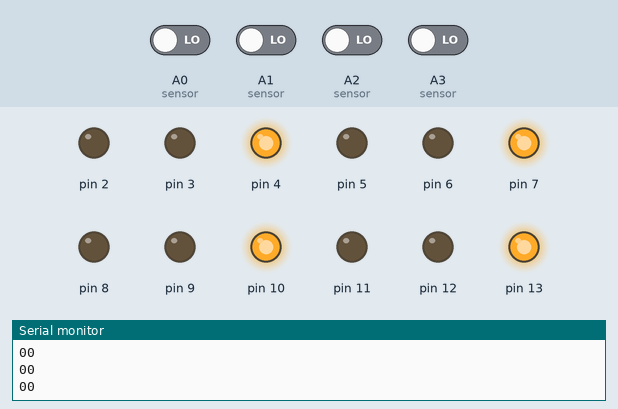
The sketch below on a simulated Arduino Uno, built with avr-gcc and run on an emulated ATmega328P. Shown: output pins drawn as LEDs (lit = HIGH), the last lines printed to the serial monitor. The inputs (shaded band) are chosen by the test bench; at power-on: A0 (sensor), A1 (sensor), A2 (sensor), A3 (sensor) LOW.

Above: at 1.2 s.
1.3 s: A0 (sensor) driven HIGH
At 2.1 s:
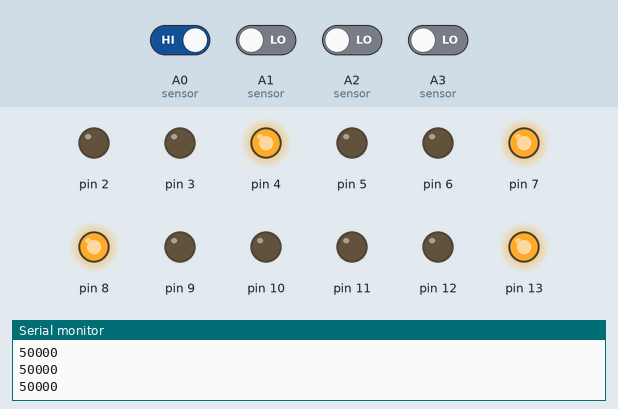
2.8 s: A2 (sensor) driven HIGH
At 3.2 s:
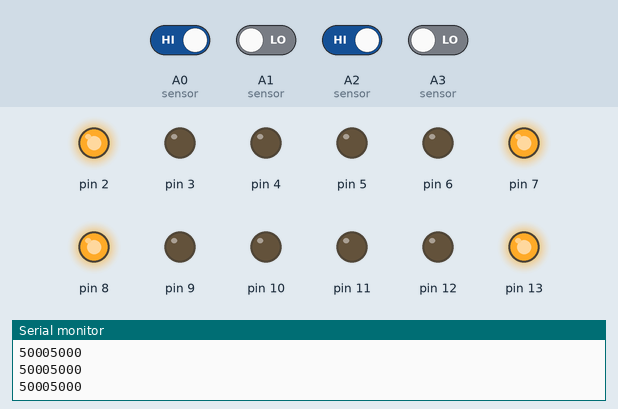
10.3 s: A0 (sensor) driven LOW
At 13.0 s:
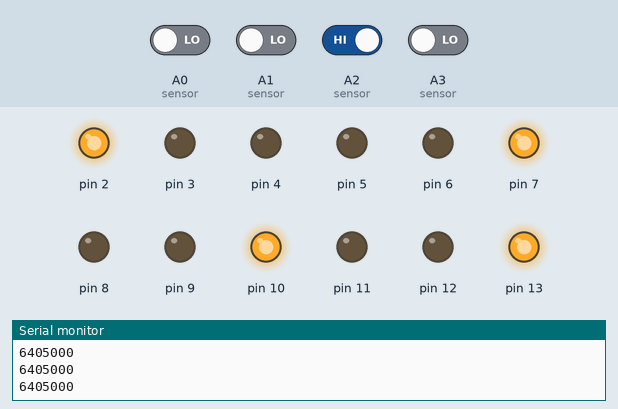
Timing chart, 0 to 18.7 s (numbered marks = the images above; inputs shaded):
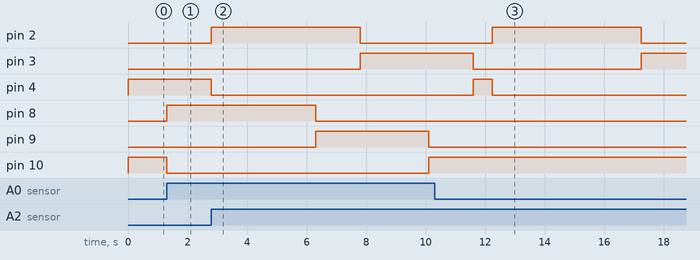

Measured:
- after the input at 1.3 s, pin 8: LOW → HIGH at once; pin 10: HIGH → LOW at once
- after the input at 2.8 s, pin 2: LOW → HIGH at once, → LOW 5.0 s later; pin 3: LOW → HIGH after 5.0 s; pin 4: HIGH → LOW at once
- after the input at 10.3 s, pin 8: stays LOW (without the input it goes to HIGH after 0.45 s); pin 9: stays LOW (without the input it goes to HIGH after 5.5 s); pin 10: stays HIGH (without the input it goes to LOW after 0.45 s)

The sketch:

dutch-traffic-light.ino
```cpp
// Made by cyborgsheep9574

// NR = 10,NY = 9,NG = 8;
// WR = 13,WY = 12,WG = 11;
// SR = 4,SY = 3,SG = 2;
// ER = 7,EY = 6,EG = 5;
// Variables will change:
int color1 = 3, color2 = 3, color3 = 3, color4 = 3;  // used to choose signal state

// Generally, you should use "unsigned long" for variables that hold time
// The value will quickly become too large for an int to store
unsigned long previousMillis = 0,previousMillis1 = 0;  // will store last time LED was updated

// constants won't change:
long interval1 = 0,interval2 = 0;  // interval at which to blink (milliseconds)
//const long RDint1 = 160, RDint2 = 640, Chngint = 3000;
int SW1,SW2,SW3,SW4;

void setup() {
  // set the digital pin as output:
  pinMode(13, OUTPUT);
  pinMode(10,OUTPUT);
  pinMode(9,OUTPUT);
  pinMode(8,OUTPUT);
  pinMode(7,OUTPUT);
  pinMode(6,OUTPUT);
  pinMode(5,OUTPUT);
  pinMode(4,OUTPUT);
  pinMode(3,OUTPUT);
  pinMode(2,OUTPUT);
  pinMode(12,OUTPUT);
  pinMode(11,OUTPUT);
  Serial.begin(9600);
  color1 = 3;
  color2 = 3;
  color3 = 3;
  color4 = 3;
  digitalWrite(10,HIGH);
  digitalWrite(13,HIGH);
  digitalWrite(4,HIGH);
  digitalWrite(7,HIGH);
}

void loop() {
  // here is where you'd put code that needs to be running all the time.
  Serial.print(interval1);
  Serial.println(interval2);
  //read inputs
  SW1 = digitalRead(A0); //northbound sensor
  SW2 = digitalRead(A1); //eastbound sensor
  SW3 = digitalRead(A2); //southbound sensor
  SW4 = digitalRead(A3); //westbound sensor

  // check to see if it's time to blink the LED; that is, if the difference
  // between the current time and last time you blinked the LED is bigger than
  // the interval at which you want to blink the LED.
  unsigned long currentMillis = millis();

  if (currentMillis - previousMillis >= interval1) {
    // save the last time you blinked the LED
    previousMillis = currentMillis;

    // if the LED is off turn it on and vice-versa:
 if (SW4 == 1 || color1 != 3){ // westbound logic
    if (color1 == 3 && color2 == 3 && color4 == 3) {    // conflicting with northbound and southbound
      color1 = 1; // green
      interval1 = 5000;
      }else if (color1 == 1){
      color1 = 2; // yellow
      interval1 = 3790;
    }else{
      color1 = 3; //red
      interval1 = 640;
      }
       if(color1 == 1){
   digitalWrite(13,LOW);  //westbound green on
   digitalWrite(12,LOW);
   digitalWrite(11,HIGH);
    }else if(color1 == 2){
     digitalWrite(13,LOW);  //westbound yellow on
     digitalWrite(12,HIGH);
     digitalWrite(11,LOW);
      }else{
        digitalWrite(13,HIGH); //westbound red on
        digitalWrite(12,LOW);
        digitalWrite(11,LOW);
        }
 }
 if (SW1 == 1 || color2 != 3){ // northbound logic
    if (color2 == 3 && color1 == 3 && color3 == 3) { // conflicting with westbound and eastbound
      color2 = 1; // green
      interval1 = 5000;
    }else if (color2 == 1){
      color2 = 2; // yellow
      interval1 = 3790;
    }else{
      color2 = 3; //red
      interval1 = 640;
      }


    // set the signal with the color variable:

        if(color2 == 1){
   digitalWrite(10,LOW);  //northbound green on
   digitalWrite(9,LOW);
   digitalWrite(8,HIGH);
    }else if(color2 == 2){
     digitalWrite(10,LOW);  //northbound yellow on
     digitalWrite(9,HIGH);
     digitalWrite(8,LOW);
      }else{
        digitalWrite(10,HIGH); //northbound red on
        digitalWrite(9,LOW);
        digitalWrite(8,LOW);
        }

 }
  }
  if (currentMillis - previousMillis1 >= interval2) {
    // save the last time you blinked the LED
    previousMillis1 = currentMillis;

  if (SW2 == 1 || color3 != 3){ // eastbound logic
    if (color3 == 3 && color2 == 3 && color4 == 3) {    // conflicting with northbound and southbound
      color3 = 1; // green
      interval2 = 5000;
    }else if (color3 == 1){
      color3 = 2; // yellow
      interval2 = 3790;
    }else{
      color3 = 3; //red
      interval2 = 640;
      }
      if(color3 == 1){
   digitalWrite(7,LOW);  //eastbound green on
   digitalWrite(6,LOW);
   digitalWrite(5,HIGH);
    }else if(color3 == 2){
     digitalWrite(7,LOW);  //eastbound yellow on
     digitalWrite(6,HIGH);
     digitalWrite(5,LOW);
      }else{
        digitalWrite(7,HIGH); //eastbound red on
        digitalWrite(6,LOW);
        digitalWrite(5,LOW);
        }
  }
    if (SW3 == 1 || color4 != 3){ // southbound logic
    if (color4 == 3 && color1 == 3 && color3 == 3) {
      color4 = 1; // green
      interval2 = 5000;
    }else if (color4 == 1){
      color4 = 2; // yellow
      interval2 = 3790;
    }else{
      color4 = 3; //red
      interval2 = 640;
      }
      if(color4 == 1){
   digitalWrite(4,LOW);  //southbound green on
   digitalWrite(3,LOW);
   digitalWrite(2,HIGH);
    }else if(color4 == 2){
     digitalWrite(4,LOW);  //southbound yellow on
     digitalWrite(3,HIGH);
     digitalWrite(2,LOW);
      }else{
        digitalWrite(4,HIGH); //southbound red on
        digitalWrite(3,LOW);
        digitalWrite(2,LOW);
        }
  }
  }
}
```
